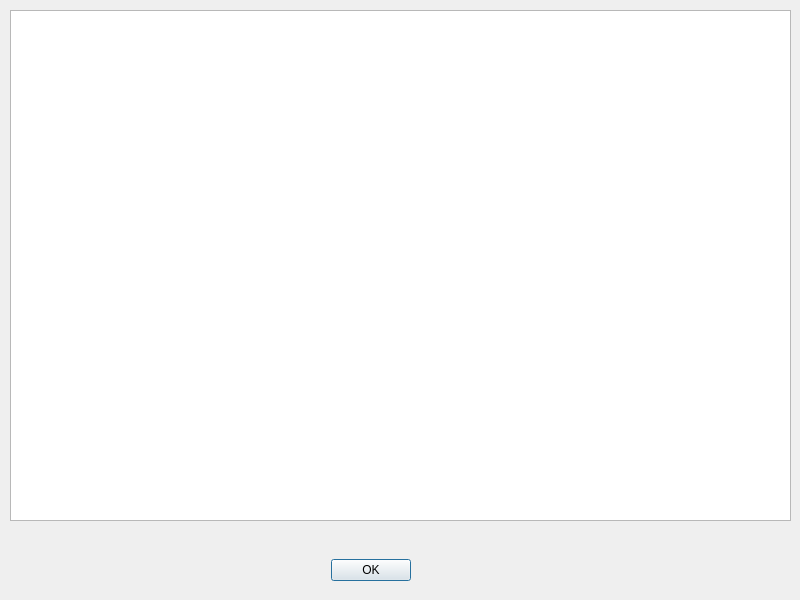
<?xml version="1.0" encoding="UTF-8"?>
<ui version="4.0">
 <class>GanttDialog</class>
 <widget class="QDialog" name="GanttDialog">
  <property name="geometry">
   <rect>
    <x>0</x>
    <y>0</y>
    <width>800</width>
    <height>600</height>
   </rect>
  </property>
  <property name="windowTitle">
   <string>Gantt diagram</string>
  </property>
  <widget class="QDialogButtonBox" name="buttonBox">
   <property name="geometry">
    <rect>
     <x>300</x>
     <y>550</y>
     <width>111</width>
     <height>41</height>
    </rect>
   </property>
   <property name="orientation">
    <enum>Qt::Horizontal</enum>
   </property>
   <property name="standardButtons">
    <set>QDialogButtonBox::Ok</set>
   </property>
  </widget>
  <widget class="QGraphicsView" name="graphicsView">
   <property name="geometry">
    <rect>
     <x>10</x>
     <y>10</y>
     <width>781</width>
     <height>511</height>
    </rect>
   </property>
  </widget>
 </widget>
 <resources/>
 <connections>
  <connection>
   <sender>buttonBox</sender>
   <signal>accepted()</signal>
   <receiver>GanttDialog</receiver>
   <slot>accept()</slot>
   <hints>
    <hint type="sourcelabel">
     <x>248</x>
     <y>254</y>
    </hint>
    <hint type="destinationlabel">
     <x>157</x>
     <y>274</y>
    </hint>
   </hints>
  </connection>
  <connection>
   <sender>buttonBox</sender>
   <signal>rejected()</signal>
   <receiver>GanttDialog</receiver>
   <slot>reject()</slot>
   <hints>
    <hint type="sourcelabel">
     <x>316</x>
     <y>260</y>
    </hint>
    <hint type="destinationlabel">
     <x>286</x>
     <y>274</y>
    </hint>
   </hints>
  </connection>
 </connections>
</ui>
